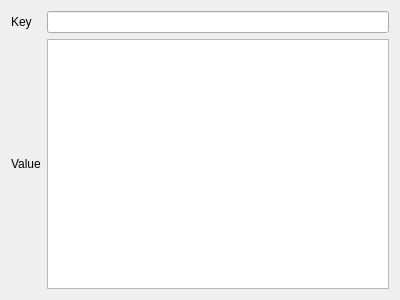
<?xml version="1.0" encoding="UTF-8"?>
<ui version="4.0">
 <class>zsetViewTab</class>
 <widget class="QWidget" name="zsetViewTab">
  <property name="geometry">
   <rect>
    <x>0</x>
    <y>0</y>
    <width>400</width>
    <height>300</height>
   </rect>
  </property>
  <property name="windowTitle">
   <string>zsetViewTab</string>
  </property>
  <layout class="QGridLayout" name="gridLayout">
   <item row="0" column="0">
    <widget class="QLabel" name="label">
     <property name="text">
      <string>Key</string>
     </property>
    </widget>
   </item>
   <item row="0" column="1">
    <widget class="QLineEdit" name="keyName">
     <property name="enabled">
      <bool>true</bool>
     </property>
     <property name="readOnly">
      <bool>true</bool>
     </property>
    </widget>
   </item>
   <item row="1" column="0">
    <widget class="QLabel" name="label_2">
     <property name="text">
      <string>Value</string>
     </property>
    </widget>
   </item>
   <item row="1" column="1">
    <widget class="QTableView" name="keyValue">
     <attribute name="horizontalHeaderDefaultSectionSize">
      <number>220</number>
     </attribute>
    </widget>
   </item>
  </layout>
 </widget>
 <layoutdefault spacing="6" margin="11"/>
 <resources/>
 <connections/>
</ui>
